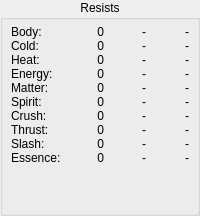
         <widget class="QGroupBox" name="ResistGroup">
          <property name="sizePolicy">
           <sizepolicy hsizetype="Preferred" vsizetype="Expanding">
            <horstretch>0</horstretch>
            <verstretch>0</verstretch>
           </sizepolicy>
          </property>
          <property name="title">
           <string>Resists</string>
          </property>
          <property name="alignment">
           <set>Qt::AlignHCenter|Qt::AlignTop</set>
          </property>
          <layout class="QGridLayout">
           <property name="leftMargin">
            <number>8</number>
           </property>
           <property name="topMargin">
            <number>5</number>
           </property>
           <property name="rightMargin">
            <number>8</number>
           </property>
           <property name="bottomMargin">
            <number>8</number>
           </property>
           <property name="horizontalSpacing">
            <number>5</number>
           </property>
           <property name="verticalSpacing">
            <number>0</number>
           </property>
           <item row="0" column="1">
            <widget class="QLabel" name="Body">
             <property name="text">
              <string>0</string>
             </property>
             <property name="alignment">
              <set>Qt::AlignRight|Qt::AlignTrailing|Qt::AlignVCenter</set>
             </property>
            </widget>
           </item>
           <item row="7" column="0">
            <widget class="QLabel" name="ThrustLabel">
             <property name="text">
              <string>Thrust: </string>
             </property>
            </widget>
           </item>
           <item row="7" column="1">
            <widget class="QLabel" name="Thrust">
             <property name="text">
              <string>0</string>
             </property>
             <property name="alignment">
              <set>Qt::AlignRight|Qt::AlignTrailing|Qt::AlignVCenter</set>
             </property>
            </widget>
           </item>
           <item row="7" column="3">
            <widget class="QLabel" name="ThrustCap">
             <property name="text">
              <string>-</string>
             </property>
             <property name="alignment">
              <set>Qt::AlignRight|Qt::AlignTrailing|Qt::AlignVCenter</set>
             </property>
            </widget>
           </item>
           <item row="8" column="3">
            <widget class="QLabel" name="SlashCap">
             <property name="text">
              <string>-</string>
             </property>
             <property name="alignment">
              <set>Qt::AlignRight|Qt::AlignTrailing|Qt::AlignVCenter</set>
             </property>
            </widget>
           </item>
           <item row="9" column="1">
            <widget class="QLabel" name="Essence">
             <property name="text">
              <string>0</string>
             </property>
             <property name="alignment">
              <set>Qt::AlignRight|Qt::AlignTrailing|Qt::AlignVCenter</set>
             </property>
            </widget>
           </item>
           <item row="9" column="0">
            <widget class="QLabel" name="EssenceLabel">
             <property name="text">
              <string>Essence:</string>
             </property>
            </widget>
           </item>
           <item row="3" column="3">
            <widget class="QLabel" name="EnergyCap">
             <property name="text">
              <string>-</string>
             </property>
             <property name="alignment">
              <set>Qt::AlignRight|Qt::AlignTrailing|Qt::AlignVCenter</set>
             </property>
            </widget>
           </item>
           <item row="9" column="3">
            <widget class="QLabel" name="EssenceCap">
             <property name="text">
              <string>-</string>
             </property>
             <property name="alignment">
              <set>Qt::AlignRight|Qt::AlignTrailing|Qt::AlignVCenter</set>
             </property>
            </widget>
           </item>
           <item row="2" column="0">
            <widget class="QLabel" name="HeatLabel">
             <property name="text">
              <string>Heat: </string>
             </property>
            </widget>
           </item>
           <item row="1" column="1">
            <widget class="QLabel" name="Cold">
             <property name="text">
              <string>0</string>
             </property>
             <property name="alignment">
              <set>Qt::AlignRight|Qt::AlignTrailing|Qt::AlignVCenter</set>
             </property>
            </widget>
           </item>
           <item row="1" column="0">
            <widget class="QLabel" name="ColdLabel">
             <property name="text">
              <string>Cold: </string>
             </property>
            </widget>
           </item>
           <item row="0" column="0">
            <widget class="QLabel" name="BodyLabel">
             <property name="text">
              <string>Body: </string>
             </property>
            </widget>
           </item>
           <item row="4" column="1">
            <widget class="QLabel" name="Matter">
             <property name="text">
              <string>0</string>
             </property>
             <property name="alignment">
              <set>Qt::AlignRight|Qt::AlignTrailing|Qt::AlignVCenter</set>
             </property>
            </widget>
           </item>
           <item row="0" column="3">
            <widget class="QLabel" name="BodyCap">
             <property name="text">
              <string>-</string>
             </property>
             <property name="alignment">
              <set>Qt::AlignRight|Qt::AlignTrailing|Qt::AlignVCenter</set>
             </property>
            </widget>
           </item>
           <item row="3" column="0">
            <widget class="QLabel" name="EnergyLabel">
             <property name="text">
              <string>Energy: </string>
             </property>
            </widget>
           </item>
           <item row="3" column="1">
            <widget class="QLabel" name="Energy">
             <property name="text">
              <string>0</string>
             </property>
             <property name="alignment">
              <set>Qt::AlignRight|Qt::AlignTrailing|Qt::AlignVCenter</set>
             </property>
            </widget>
           </item>
           <item row="2" column="3">
            <widget class="QLabel" name="HeatCap">
             <property name="text">
              <string>-</string>
             </property>
             <property name="alignment">
              <set>Qt::AlignRight|Qt::AlignTrailing|Qt::AlignVCenter</set>
             </property>
            </widget>
           </item>
           <item row="1" column="3">
            <widget class="QLabel" name="ColdCap">
             <property name="text">
              <string>-</string>
             </property>
             <property name="alignment">
              <set>Qt::AlignRight|Qt::AlignTrailing|Qt::AlignVCenter</set>
             </property>
            </widget>
           </item>
           <item row="8" column="1">
            <widget class="QLabel" name="Slash">
             <property name="text">
              <string>0</string>
             </property>
             <property name="alignment">
              <set>Qt::AlignRight|Qt::AlignTrailing|Qt::AlignVCenter</set>
             </property>
            </widget>
           </item>
           <item row="4" column="0">
            <widget class="QLabel" name="MatterLabel">
             <property name="text">
              <string>Matter: </string>
             </property>
            </widget>
           </item>
           <item row="4" column="3">
            <widget class="QLabel" name="MatterCap">
             <property name="text">
              <string>-</string>
             </property>
             <property name="alignment">
              <set>Qt::AlignRight|Qt::AlignTrailing|Qt::AlignVCenter</set>
             </property>
            </widget>
           </item>
           <item row="5" column="3">
            <widget class="QLabel" name="SpiritCap">
             <property name="text">
              <string>-</string>
             </property>
             <property name="alignment">
              <set>Qt::AlignRight|Qt::AlignTrailing|Qt::AlignVCenter</set>
             </property>
            </widget>
           </item>
           <item row="5" column="1">
            <widget class="QLabel" name="Spirit">
             <property name="text">
              <string>0</string>
             </property>
             <property name="alignment">
              <set>Qt::AlignRight|Qt::AlignTrailing|Qt::AlignVCenter</set>
             </property>
            </widget>
           </item>
           <item row="6" column="3">
            <widget class="QLabel" name="CrushCap">
             <property name="text">
              <string>-</string>
             </property>
             <property name="alignment">
              <set>Qt::AlignRight|Qt::AlignTrailing|Qt::AlignVCenter</set>
             </property>
            </widget>
           </item>
           <item row="2" column="1">
            <widget class="QLabel" name="Heat">
             <property name="text">
              <string>0</string>
             </property>
             <property name="alignment">
              <set>Qt::AlignRight|Qt::AlignTrailing|Qt::AlignVCenter</set>
             </property>
            </widget>
           </item>
           <item row="6" column="0">
            <widget class="QLabel" name="CrushLabel">
             <property name="text">
              <string>Crush: </string>
             </property>
            </widget>
           </item>
           <item row="5" column="0">
            <widget class="QLabel" name="SpiritLabel">
             <property name="text">
              <string>Spirit: </string>
             </property>
            </widget>
           </item>
           <item row="10" column="0" colspan="4">
            <spacer>
             <property name="orientation">
              <enum>Qt::Vertical</enum>
             </property>
             <property name="sizeType">
              <enum>QSizePolicy::Expanding</enum>
             </property>
             <property name="sizeHint" stdset="0">
              <size>
               <width>20</width>
               <height>40</height>
              </size>
             </property>
            </spacer>
           </item>
           <item row="6" column="1">
            <widget class="QLabel" name="Crush">
             <property name="text">
              <string>0</string>
             </property>
             <property name="alignment">
              <set>Qt::AlignRight|Qt::AlignTrailing|Qt::AlignVCenter</set>
             </property>
            </widget>
           </item>
           <item row="8" column="0">
            <widget class="QLabel" name="SlashLabel">
             <property name="text">
              <string>Slash: </string>
             </property>
            </widget>
           </item>
           <item row="8" column="2">
            <widget class="QLabel" name="SlashMythicalCap">
             <property name="text">
              <string>-</string>
             </property>
             <property name="alignment">
              <set>Qt::AlignRight|Qt::AlignTrailing|Qt::AlignVCenter</set>
             </property>
            </widget>
           </item>
           <item row="4" column="2">
            <widget class="QLabel" name="MatterMythicalCap">
             <property name="text">
              <string>-</string>
             </property>
             <property name="alignment">
              <set>Qt::AlignRight|Qt::AlignTrailing|Qt::AlignVCenter</set>
             </property>
            </widget>
           </item>
           <item row="2" column="2">
            <widget class="QLabel" name="HeatMythicalCap">
             <property name="text">
              <string>-</string>
             </property>
             <property name="alignment">
              <set>Qt::AlignRight|Qt::AlignTrailing|Qt::AlignVCenter</set>
             </property>
            </widget>
           </item>
           <item row="3" column="2">
            <widget class="QLabel" name="EnergyMythicalCap">
             <property name="text">
              <string>-</string>
             </property>
             <property name="alignment">
              <set>Qt::AlignRight|Qt::AlignTrailing|Qt::AlignVCenter</set>
             </property>
            </widget>
           </item>
           <item row="1" column="2">
            <widget class="QLabel" name="ColdMythicalCap">
             <property name="text">
              <string>-</string>
             </property>
             <property name="alignment">
              <set>Qt::AlignRight|Qt::AlignTrailing|Qt::AlignVCenter</set>
             </property>
            </widget>
           </item>
           <item row="0" column="2">
            <widget class="QLabel" name="BodyMythicalCap">
             <property name="text">
              <string>-</string>
             </property>
             <property name="alignment">
              <set>Qt::AlignRight|Qt::AlignTrailing|Qt::AlignVCenter</set>
             </property>
            </widget>
           </item>
           <item row="9" column="2">
            <widget class="QLabel" name="EssenceMythicalCap">
             <property name="text">
              <string>-</string>
             </property>
             <property name="alignment">
              <set>Qt::AlignRight|Qt::AlignTrailing|Qt::AlignVCenter</set>
             </property>
            </widget>
           </item>
           <item row="7" column="2">
            <widget class="QLabel" name="ThrustMythicalCap">
             <property name="text">
              <string>-</string>
             </property>
             <property name="alignment">
              <set>Qt::AlignRight|Qt::AlignTrailing|Qt::AlignVCenter</set>
             </property>
            </widget>
           </item>
           <item row="5" column="2">
            <widget class="QLabel" name="SpiritMythicalCap">
             <property name="text">
              <string>-</string>
             </property>
             <property name="alignment">
              <set>Qt::AlignRight|Qt::AlignTrailing|Qt::AlignVCenter</set>
             </property>
            </widget>
           </item>
           <item row="6" column="2">
            <widget class="QLabel" name="CrushMythicalCap">
             <property name="text">
              <string>-</string>
             </property>
             <property name="alignment">
              <set>Qt::AlignRight|Qt::AlignTrailing|Qt::AlignVCenter</set>
             </property>
            </widget>
           </item>
          </layout>
         </widget>
